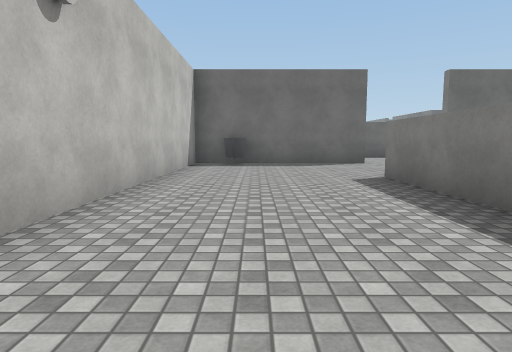
view 1 (above)

22 first-person views from a walk through a Unity game level. The camera is 1.26 m above the floor, tilts 6° down and sees 75° across. Doors are open. The floor is counted in squares, 1.92 m on a side. Each view is taken from the middle of a square. On the plan, view 1 faces up. The plan holds only what a view shows up to about 10 squares ahead; the rest is blank. The player character is not drawn. Surface patterns are stand-ins for the level's own textures.

view 2
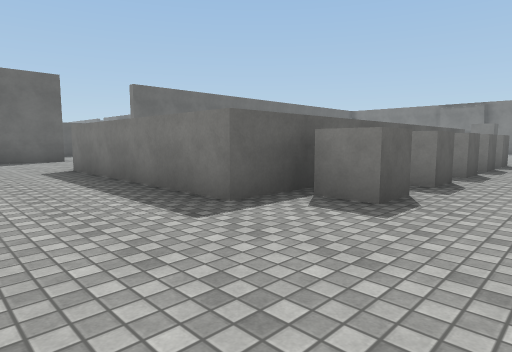

view 3
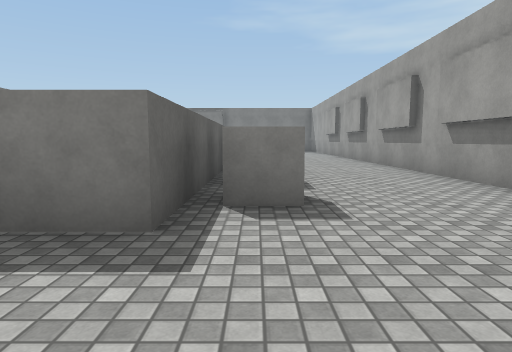

view 4
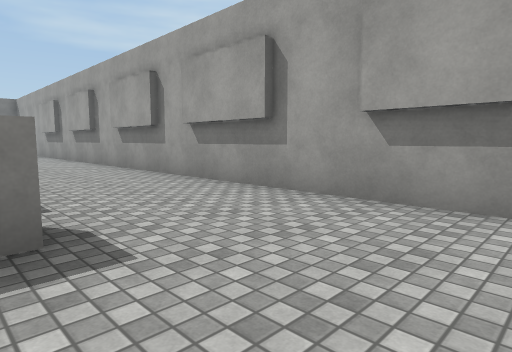

view 5
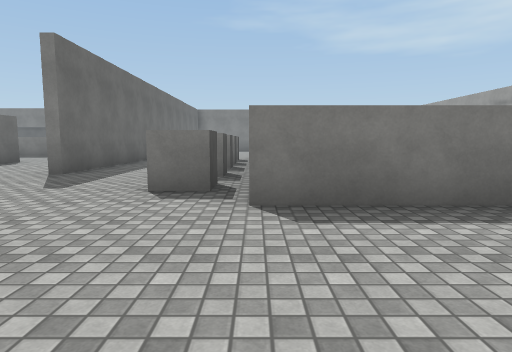

view 6
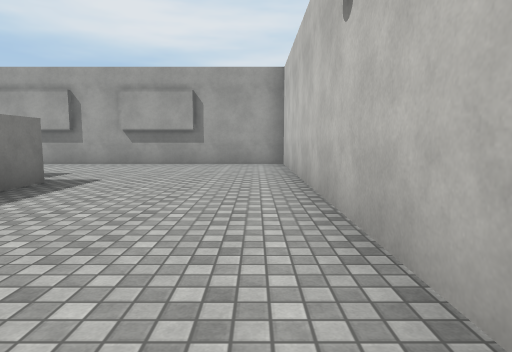

view 7
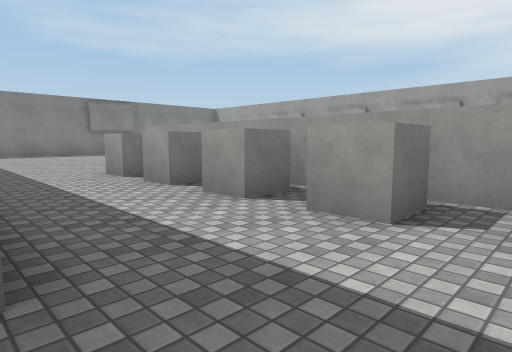

view 8
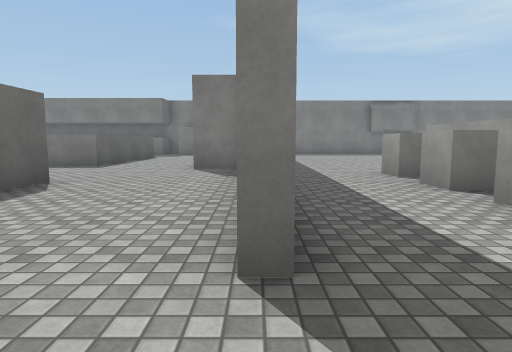

view 9
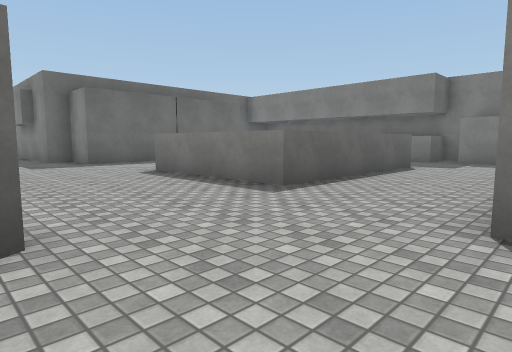

view 10
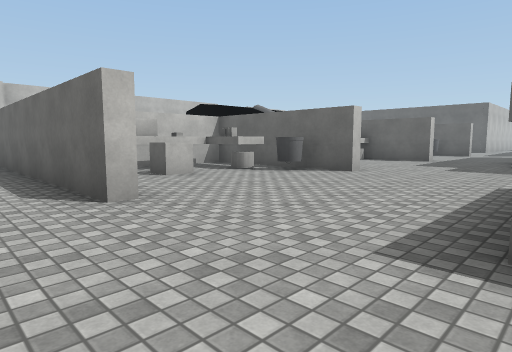

view 11
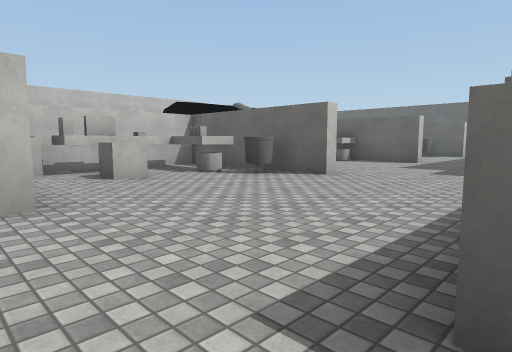

view 12
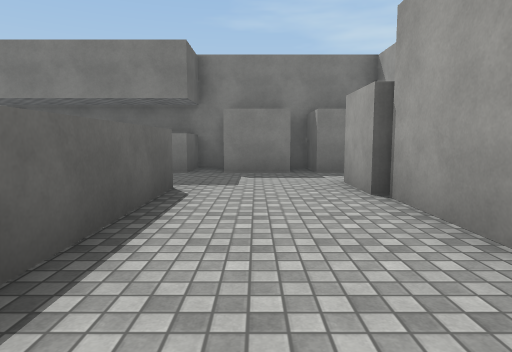

view 13
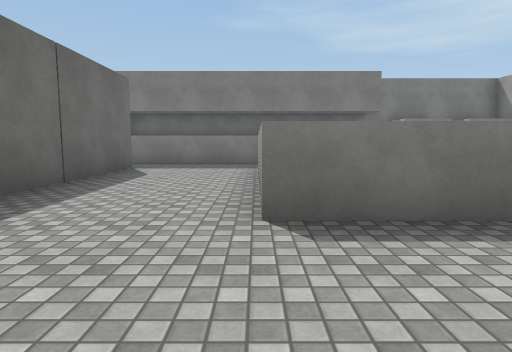

view 14
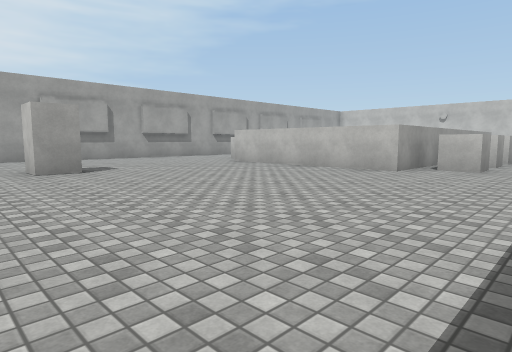

view 15
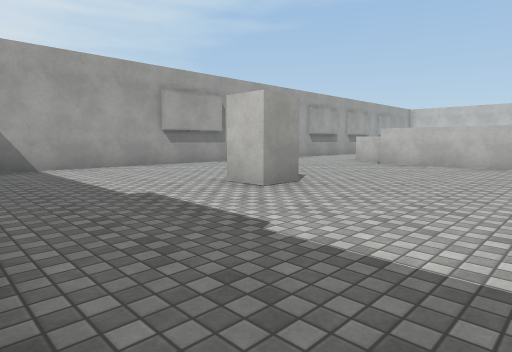

view 16
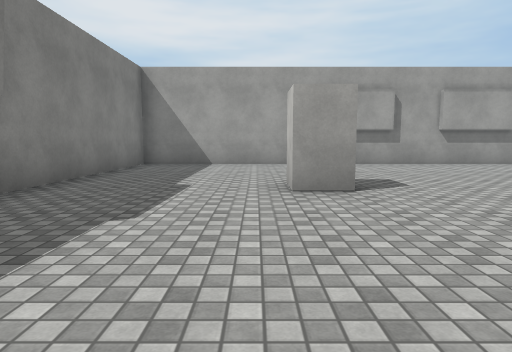

view 17
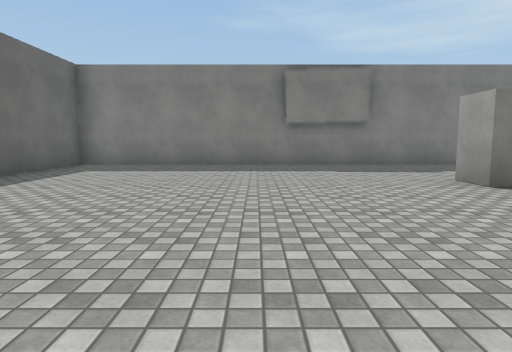

view 18
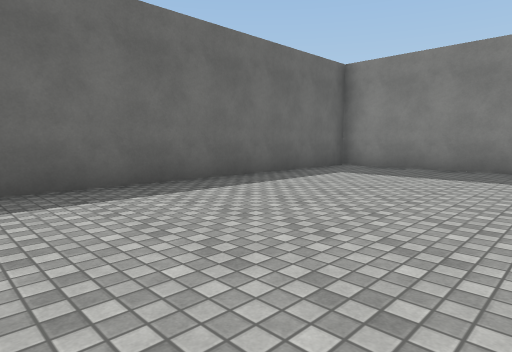

view 19
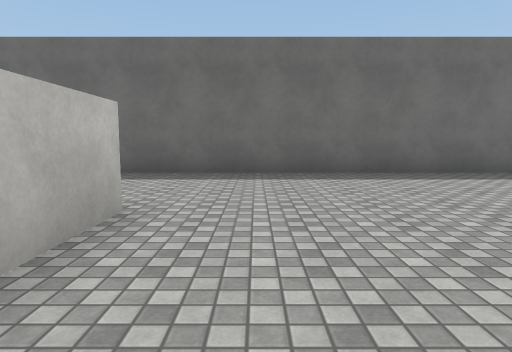

view 20
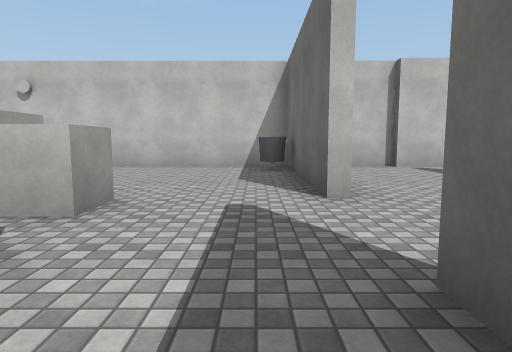

view 21
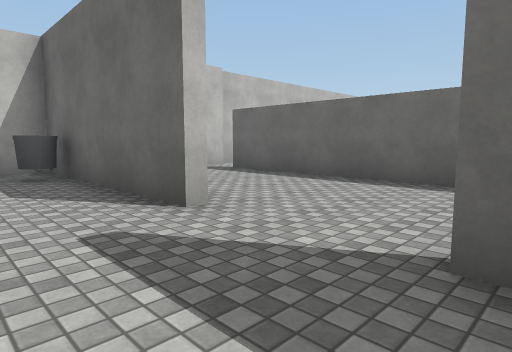

view 22
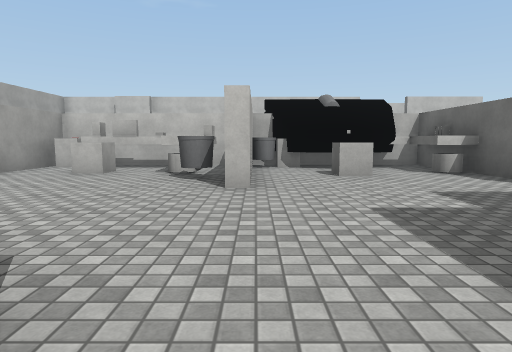

### Floor plan
Points are (right, up) in squares from view 1. A wall is a line through its corners. A room is listed if a view was taken in it or the views show most of it. See-through windows are left out.
Room 1 (views 1, 2, 3, 4, 5, 6, 14, 15, 16, 17, 18, 19, 20, 21)
walls: (7.5, 0.7) (2.4, 0.7) (2.4, 6.1) (3.2, 6.1); (4.5, 6.1) (11.7, 6.1) (11.7, 0.8); (3.2, 9.8) (-1.8, 9.8) (-1.8, -3.5) (21.2, -3.5) (21.2, 9.8) (5.5, 9.8)
ways out: opening at (4.5, 10) to room 2
objects: bin (-1, 9); cube (4, 0); cube (4, 7); cube (5, 0) to (6, 0); cube (5, 7) to (6, 7); cube (7, 0); cube (7, 7); cube (9, 0); cube (9, 7); cube (10, 0); cube (10, 7); block (17, 1)
Room 2 (views 7, 8, 9, 10, 11, 12, 13, 22)
walls: (9.4, 13.8) (9.4, 13.4) (3.5, 13.4); (8, 18.9) (9.4, 18.9) (9.4, 18.6) (4.8, 18.6) (4.8, 14.6); (7.3, 18) (7.3, 17.1) (6.5, 17.1); (11.7, 10.4) (11.7, 11.5); (5.5, 13.7) (7.1, 13.7); (14.9, 11.4) (16.5, 11.4); (6.3, 20.5) (6.1, 19.9) (4.8, 19.5) (4.8, 18.9); (17.8, 14.2) (12.7, 14.2) (12.7, 18); (9.5, 23.4) (6.5, 23.4); (7.3, 22.6) (6.5, 22.6); (6, 22.4) (6.3, 21.4); (18.1, 21) (12.3, 21) (12.3, 22); (2.5, 13.4) (-0.2, 13.4); (19.9, 17.9) (19.9, 21.8); (19.9, 12.2) (19.9, 13.8); (19.9, 11.1) (19.9, 11.7) (21.2, 11.7) (21.2, 12.2); (21.1, 14.4) (19.9, 14.4); (21.2, 13.8) (21.2, 15.1); (-1.8, 12.6) (-1.8, 11.5)
low walls: (4.8, 21.1) (4.8, 20.1)
ways out: opening at (4.5, 10) to room 1; opening at (-1, 13); opening at (3, 13); opening at (10.5, 23)
objects: block (5, 14); other object (6, 15) to (6, 16); other object (6, 17); other object (6, 18); bin (6, 19); cube (7, 16); cube (7, 21); bin (8, 18); dumpster (17, 11) to (18, 11)

Positions as (right, up) in squares from view 1, and headings:
1: (0, 0), facing up
2: (0, -2), facing up-right
3: (0, 0), facing right
4: (1, 0), facing down-right
5: (-1, 6), facing right
6: (-1, 6), facing down
7: (4, 10), facing down-right
8: (4, 10), facing right
9: (9, 11), facing up-right
10: (13, 12), facing up-left
11: (13, 13), facing up-left
12: (13, 13), facing right
13: (10, 18), facing right
14: (19, 9), facing down-left
15: (21, 5), facing down-left
16: (18, 6), facing down
17: (12, 5), facing right
18: (13, 5), facing up-right
19: (13, 3), facing up
20: (7, 9), facing left
21: (6, 8), facing up-left
22: (14, 19), facing left
